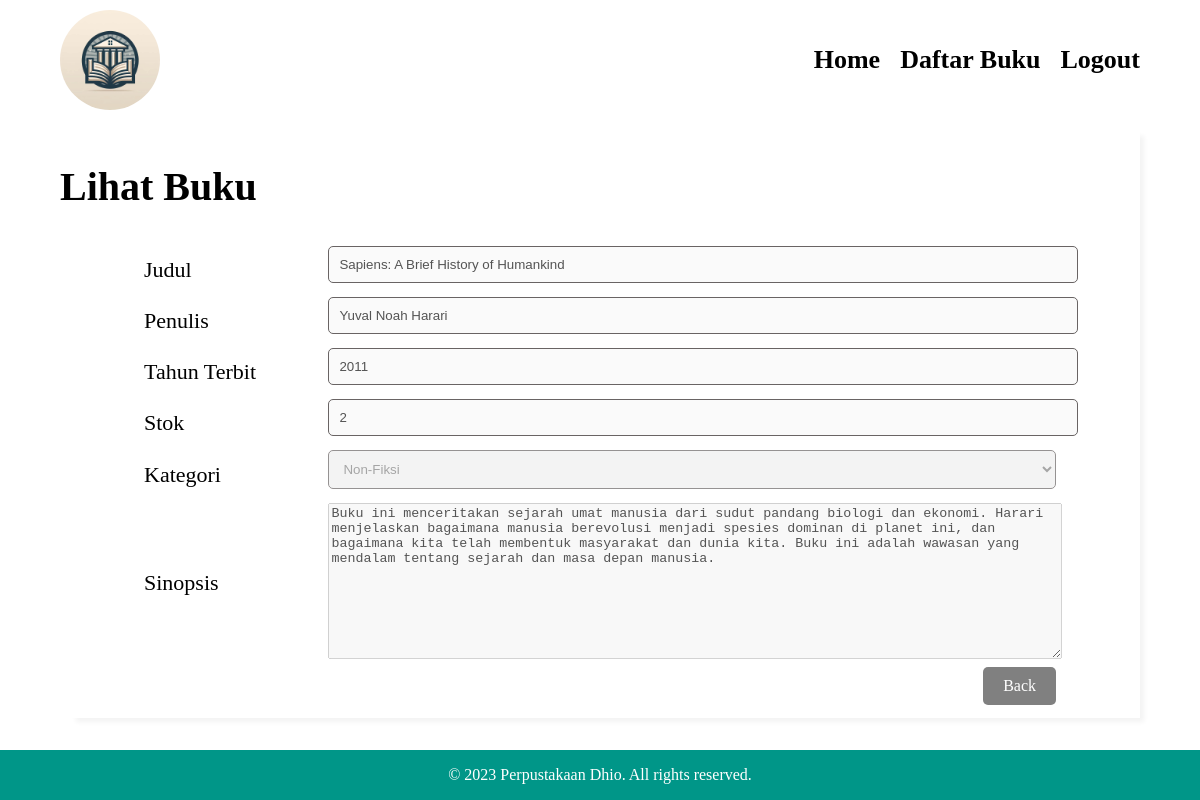
The page /lihat.php?id=4 (signed in) on the database its author committed.
### tables this page shows
CREATE TABLE `buku` (
  `id` int(11) NOT NULL,
  `judul` varchar(255) NOT NULL,
  `penulis` varchar(255) NOT NULL,
  `tahun_terbit` int(11) NOT NULL,
  `stok` int(11) DEFAULT NULL,
  `kategori` varchar(50) DEFAULT NULL,
  `sinopsis` text DEFAULT NULL
);

### pbo.php (called while the page is built, shortened)
<?php
class buku {
    public $konek;
    public function __construct($konek) {
        $this->konek = $konek;
    }
    public function read($id) {
        $buku = mysqli_query($this->konek,"SELECT * FROM buku WHERE id = '$id'");
        $data = mysqli_fetch_array($buku);
        return $data;
    }
}

### lihat.php (the view, shortened to what this page needs)
<?php
include 'database.php';
include 'pbo.php';
$id = $_GET['id'];
$lihat = new buku($db);
$data = $lihat->read($id);
?>
<!DOCTYPE html>
<html lang="en">
<head>
    <link rel="stylesheet" href="css/style.css">
</head>
<body>
    <header>
        <div class="container header">
            <div class="logo">
                <img src="img/logo.jpg" alt="ini logo">
            </div>
            <nav>
                <ul>
                    <li>
                        <a href="index.php">Home</a>
                    </li>
                    <li>
                        <a href="buku.php">Daftar Buku</a>
                    </li>
                    <li>
                        <a href="logout.php">Logout</a>
                    </li>
                </ul>
            </nav>
        </div>
    </header>
    <section class="container">
        <div class="cont">
            <h1>Lihat Buku</h1>
                <table class="tabel">
                    <tr>
                        <td class="label">
                            <label for="judul">Judul</label>
                        </td>
                        <td class="input">
                            <input type="text" name="judul" id="judul" value="<?= $data['judul'] ?>" disabled>
                        </td>
                    </tr>
                    <tr>
                        <td>
                            <label for="penulis">Penulis</label>
                        </td>
                        <td>
                            <input type="text" name="penulis" id="penulis" value="<?= $data['penulis'] ?>" disabled>
                        </td>
                    </tr>
                    <tr>
                        <td>
                            <label for="tahun_terbit">Tahun Terbit</label>
                        </td>
                        <td>
                            <input type="number" name="tahun_terbit" id="tahun_terbit" value="<?= $data['tahun_terbit'] ?>" disabled>
                        </td>
                    </tr>
                    <tr>
                        <td>
                            <label for="stok">Stok</label>
                        </td>
                        <td>
                            <input type="number" name="stok" id="stok" value="<?= $data['stok'] ?>" disabled>
                        </td>
                    </tr>
                    <tr>
                        <td>
                            <label for="kategori">Kategori</label>
                        </td>
                        <td>
                            <select name="kategori" id="kategori" disabled>
                                <option value="Non-Fiksi" <?php if($data['kategori'] == 'Non-Fiksi'){echo 'selected';}?>>Non-Fiksi</option>
                            </select>
                        </td>
                    </tr>
                    <tr>
                        <td>
                            <label for="sinopsis">Sinopsis</label>
                        </td>
                        <td>
                            <textarea name="sinopsis" id="sinopsis" rows="10" disabled><?= $data['sinopsis'] ?></textarea>
                        </td>
                    </tr>
                    <tr>
                        <td colspan="2">
                            <div class="kirim">
                                <a href="buku.php" class="btn_blue" style="background: grey;">Back</a>
                            </div>
                        </td>
                    </tr>
                </table>
        </div>
    </section>
    <footer>
        <div class="container">
            &copy; 2023 Perpustakaan Dhio. All rights reserved.
        </div>
    </footer>
</body>
</html>

### css/style.css (style rules this page uses)
body { font-family: poppins; margin: 0; }
.header { height: 100px; padding: 10px 0; display: flex; flex-flow: column wrap; align-content: space-between; }
.container { width: 90%; margin: 0 auto; max-width: 1450px; }
.logo img { width: 100px; border-radius: 50%; -webkit-border-radius: 50%; -moz-border-radius: 50%; -ms-border-radius: 50%; -o-border-radius: 50%; }
nav { margin: auto; }
nav ul { padding: 0; margin: 0; display: flex; list-style: none; }
nav ul li { margin-left: 20px; font-size: 26px; display: inline-block; overflow-x: hidden; font-weight: bold; }
nav ul li a { text-decoration: none; color: #000; }
.cont { width: 100%; padding: 10px 0; box-shadow: 10px 10px 5px -6px rgba(0,0,0,0.05); }
.cont h1 { font-size: 40px; }
.btn_blue { text-decoration: none; display: inline-block; padding: 10px 20px; color: #fff; background-color: rgb(0, 102, 255); border: none; border-radius: 5px; -webkit-border-radius: 5px; -moz-border-radius: 5px; -ms-border-radius: 5px; -o-border-radius: 5px; }
.tabel { margin: 0 auto; width: 85%; }
.label { width: 20%; }
.input { width: 80%; }
.tabel label { font-size: 22px; }
.tabel input, .tabel select { margin-bottom: 10px; width: 100%; padding: 10px; border: 1px solid #696464; border-radius: 5px; -webkit-border-radius: 5px; -moz-border-radius: 5px; -ms-border-radius: 5px; -o-border-radius: 5px; }
.tabel textarea { width: 100%; }
.kirim { display: flex; justify-content: end; }
footer { background-color: #009688; color: #fff; text-align: center; padding: 1em 0; position: fixed; bottom: 0; width: 100%; }

### rows shown on the page
buku: judul "Sapiens: A Brief History of Humankind", penulis "Yuval Noah Harari", tahun_terbit "2011", stok "2", kategori "Non-Fiksi", sinopsis "Buku ini menceritakan sejarah umat manusia dari sudut pandang biologi dan ekonomi. Harari menjelaskan bagaimana manusia berevolusi menjadi spesies dominan di planet ini, dan bagaimana kita telah membentuk masyarakat dan dunia kita. Buku ini adalah wawasan yang mendalam tentang sejarah dan masa depan manusia."
